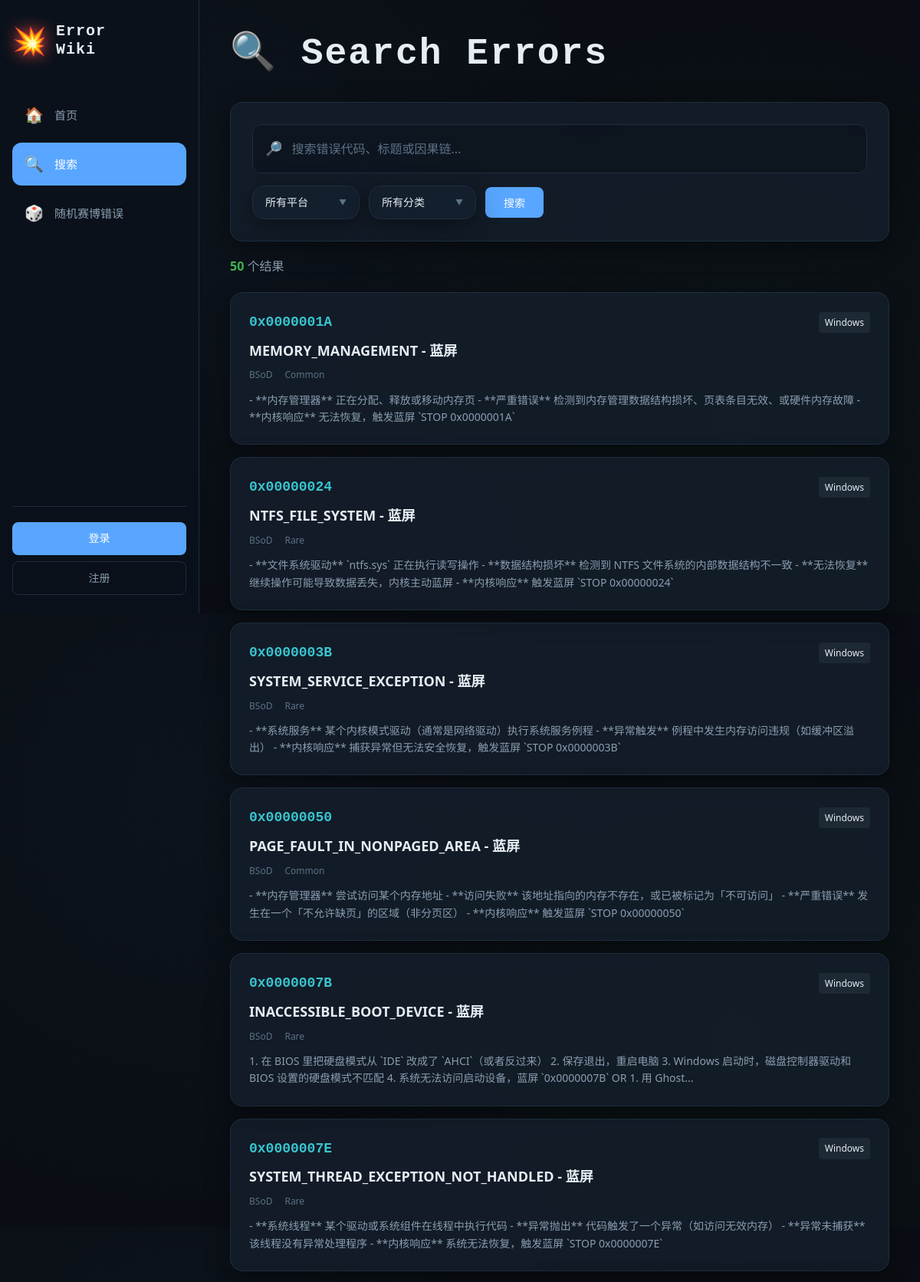
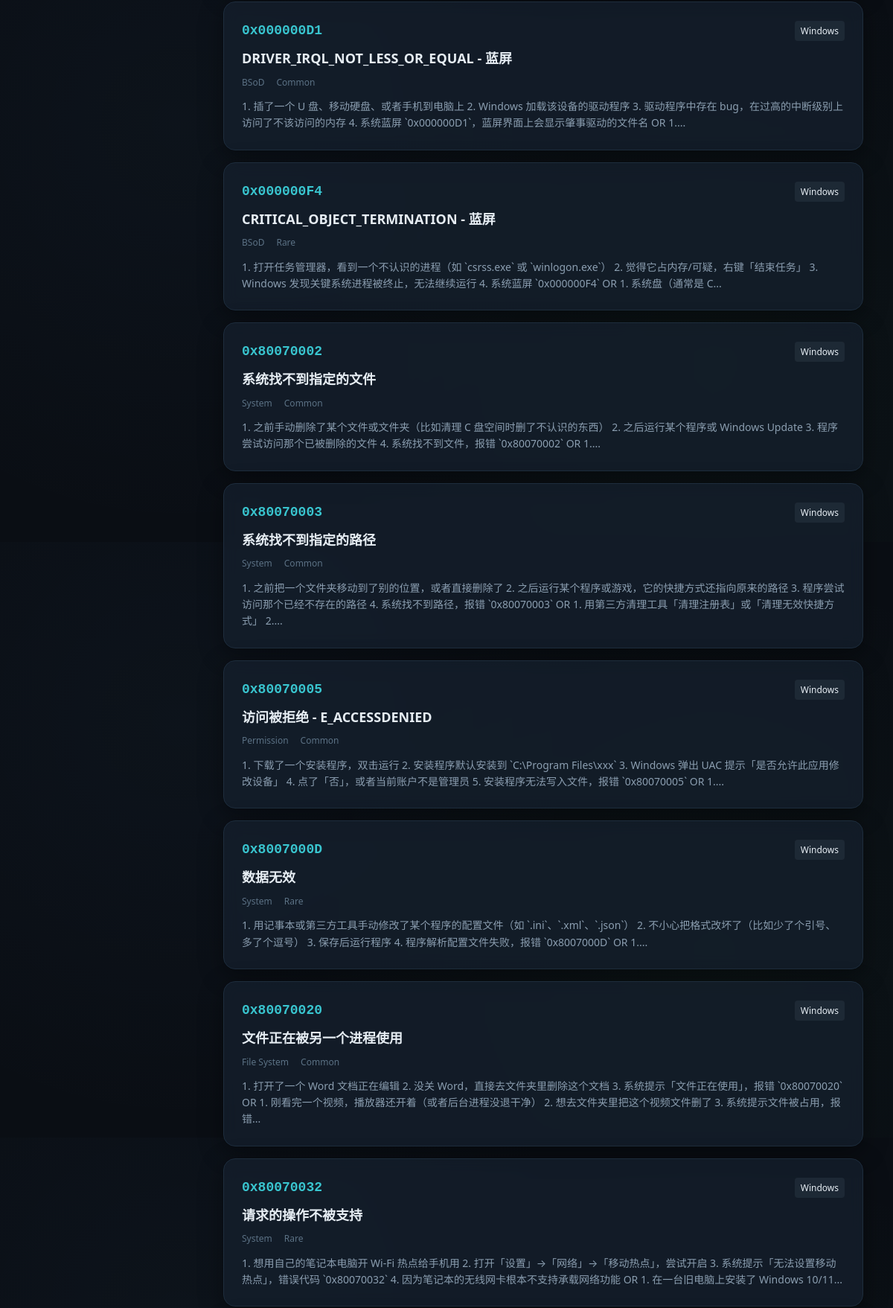
Screenshot of /search (upper part) with the database file from the repository (2 pictures, top to bottom).
### app.py (models this page shows, shortened)
class ErrorEntry(db.Model):
    id = db.Column(db.Integer, primary_key=True)
    error_code = db.Column(db.String(50), nullable=False)
    title = db.Column(db.String(200), nullable=False)
    platform = db.Column(db.String(50))
    category = db.Column(db.String(50))
    cause_chain = db.Column(db.Text)      # 支持 Markdown
    consequences = db.Column(db.Text)     # 支持 Markdown
    solution = db.Column(db.Text)         # 支持 Markdown
    first_seen = db.Column(db.String(50))
    rarity = db.Column(db.String(20))
    fun_fact = db.Column(db.Text)         # 支持 Markdown
    status = db.Column(db.String(20), default=STATUS_DRAFT)
    submitter_id = db.Column(db.Integer, db.ForeignKey('user.id'))
    reviewer_id = db.Column(db.Integer, db.ForeignKey('user.id'))
    review_comment = db.Column(db.Text)
    submitted_at = db.Column(db.DateTime, default=datetime.now(timezone.utc))
    reviewed_at = db.Column(db.DateTime)
    notes = db.Column(db.Text)
    created_at = db.Column(db.DateTime, default=datetime.now(timezone.utc))  # 创建时间
    updated_at = db.Column(db.DateTime, default=datetime.now(timezone.utc), onupdate=datetime.now(timezone.utc))  # 更新时间

### app.py (the view, shortened to what this page needs)
@app.route('/search')
def search_page():
    query = request.args.get('q', '')
    platform_filter = request.args.get('platform', '')
    category_filter = request.args.get('category', '')
    errors_query = ErrorEntry.query.filter_by(status=STATUS_PUBLISHED)
    if platform_filter:
        errors_query = errors_query.filter_by(platform=platform_filter)
    if category_filter:
        errors_query = errors_query.filter_by(category=category_filter)
    errors = errors_query.order_by(ErrorEntry.error_code).all()
    platforms = db.session.query(ErrorEntry.platform).distinct().all()
    categories_query = db.session.query(ErrorEntry.category).distinct()
    if platform_filter:
        categories_query = categories_query.filter_by(platform=platform_filter)
    categories = categories_query.all()
    return render_template('search.html',
                         errors=errors,
                         query=query,
                         platform_filter=platform_filter,
                         category_filter=category_filter,
                         platforms=[p[0] for p in platforms if p[0]],
                         categories=[c[0] for c in categories if c[0]])

### app.py (called while the page is built)
@app.context_processor
def utility_processor():
    return {
        'STATUS_PRIVATE_DRAFT': STATUS_PRIVATE_DRAFT,
        'STATUS_DRAFT': STATUS_DRAFT,
        'STATUS_PUBLISHED': STATUS_PUBLISHED,
        'STATUS_REJECTED': STATUS_REJECTED,
        'ROLE_ADMIN': ROLE_ADMIN,
        'ROLE_MODERATOR': ROLE_MODERATOR,
    }

### templates/search.html (shortened to what this page needs)
{% extends "base.html" %}
{% block content %}
<div class="search-container">
    <div class="search-header">
        <h1 class="page-title">🔍 Search Errors</h1>
    </div>
    <div class="search-box-wrapper glass-card">
        <form method="get" action="/search" class="search-form">
            <div class="search-input-group">
                <span class="search-icon">🔎</span>
                <input type="text"
                       name="q"
                       placeholder="搜索错误代码、标题或因果链..."
                       value="{{ query }}"
                       class="search-input"
                       autofocus>
            </div>
            <div class="filter-row">
                <div class="filter-row">
                    <div class="custom-select" id="platform-select">
                        <div class="select-trigger glass-card">
                            <span class="selected-text">所有平台</span>
                            <span class="select-arrow">▼</span>
                        </div>
                    </div>
                    <div class="custom-select" id="category-select">
                        <div class="select-trigger glass-card">
                            <span class="selected-text">所有分类</span>
                            <span class="select-arrow">▼</span>
                        </div>
                    </div>
                    <button type="submit" class="search-submit">搜索</button>
                </div>
            </div>
        </form>
    </div>
    <div class="search-stats">
        <span class="result-count">{{ errors|length }}</span> 个结果
    </div>
    <div class="search-results">
        {% if errors %}
            {% for error in errors %}
            <a href="/error/{{ error.id }}" class="search-result-item glass-card">
                <div class="result-header">
                    <span class="result-code">{{ error.error_code }}</span>
                    <span class="result-platform" data-platform="{{ error.platform }}">
                        {{ error.platform }}
                    </span>
                </div>
                <h3 class="result-title">{{ error.title }}</h3>
                <div class="result-meta">
                    <span class="result-category">{{ error.category }}</span>
                    <span class="result-rarity" data-rarity="{{ error.rarity }}">{{ error.rarity }}</span>
                </div>
                <p class="result-snippet">
                    {% if query %}
                        {{ error.cause_chain|striptags|truncate(150) }}
                    {% else %}
                        {{ error.cause_chain|striptags|truncate(150) }}
                    {% endif %}
                </p>
            </a>
            {% endfor %}
        {% else %}
            <div class="no-results glass-card">
                <span class="no-results-icon">🔍</span>
                <h3>没有找到匹配的错误</h3>
                <p>试试其他关键词，或者<a href="/">返回首页</a>看看精选内容。</p>
            </div>
        {% endif %}
    </div>
</div>
{% endblock %}

### static/css/style.css (style rules this page uses)
:root { --bg-primary: #0a0e14; --bg-secondary: #131a24; --bg-card: rgba(22, 34, 48, 0.7); --border-dim: #1e2d3d; --border-glow: #2a4a6a; --text-primary: #e6edf3; --text-secondary: #8b9eb0; --text-muted: #5c7285; --accent-blue: #58a6ff; --accent-green: #3fb950; --accent-cyan: #39c5cf; --accent-yellow: #d29922; --accent-red: #f85149; --font-sans: 'Microsoft YaHei', '微软雅黑', 'Segoe UI', -apple-system, BlinkMacSystemFont, sans-serif; --font-mono: 'Consolas', 'Monaco', 'Cascadia Code', 'Courier New', monospace; --card-radius: 16px; --glow-effect: 0 8px 32px rgba(0, 0, 0, 0.4); }
* { margin: 0; padding: 0; box-sizing: border-box; }
body { font-family: var(--font-sans); background: var(--bg-primary); color: var(--text-primary); line-height: 1.6; min-height: 100vh; background-image: radial-gradient(circle at 20% 30%, rgba(88, 166, 255, 0.03) 0%, transparent 50%), radial-gradient(circle at 80% 70%, rgba(63, 185, 80, 0.03) 0%, transparent 50%); }
a { color: var(--accent-blue); text-decoration: none; transition: color 0.2s; }
code, pre, kbd, samp, .error-code-badge, .error-code-main, .result-code, .meta-dl dt, .first-seen, .stat-value, .logo-text, .card-hint, .footer-note, .markdown-body pre, .markdown-body code { font-family: var(--font-mono); }
input, textarea, select, button { font-family: inherit; }
input[type="text"], input[type="password"], input[type="email"], select, button, .form-control { font-family: var(--font-sans); }
.glass-card { background: var(--bg-card); backdrop-filter: blur(10px); border: 1px solid var(--border-dim); border-radius: var(--card-radius); box-shadow: var(--glow-effect); padding: 24px; transition: transform 0.25s cubic-bezier(0.2, 0, 0, 1), border-color 0.25s ease, box-shadow 0.3s ease; }
.page-title { font-size: 48px; font-weight: 700; font-family: var(--font-mono); letter-spacing: 2px; display: flex; flex-direction: column; gap: 8px; }
.search-container { max-width: 900px; margin: 0 auto; }
.search-header { margin-bottom: 24px; }
.search-box-wrapper { padding: 28px; margin-bottom: 20px; overflow: visible; }
.search-input-group { display: flex; align-items: center; gap: 12px; background: rgba(10, 18, 28, 0.6); border: 1px solid var(--border-dim); border-radius: 12px; padding: 4px 16px; margin-bottom: 16px; }
.search-icon { font-size: 18px; color: var(--text-muted); }
.search-input { flex: 1; background: transparent; border: none; padding: 16px 0; font-size: 16px; color: var(--text-primary); outline: none; }
.search-input::placeholder { color: var(--text-muted); }
.filter-row { display: flex; gap: 12px; align-items: center; overflow: visible; }
.search-submit { padding: 10px 24px; background: var(--accent-blue); border: none; border-radius: 8px; color: white; font-size: 14px; font-weight: 500; cursor: pointer; transition: background 0.2s; }
.search-stats { margin-bottom: 20px; color: var(--text-secondary); }
.result-count { font-weight: 700; color: var(--accent-green); }
.search-result-item { display: block; padding: 24px; margin-bottom: 16px; color: inherit; }
.result-header { display: flex; justify-content: space-between; align-items: center; margin-bottom: 8px; }
.result-code { font-family: var(--font-mono); font-size: 18px; font-weight: 600; color: var(--accent-cyan); }
.result-platform { font-size: 12px; padding: 4px 8px; border-radius: 4px; background: rgba(139, 158, 176, 0.1); }
.result-title { font-size: 18px; margin-bottom: 8px; }
.result-meta { display: flex; gap: 16px; margin-bottom: 12px; font-size: 12px; color: var(--text-muted); }
.result-snippet { color: var(--text-secondary); font-size: 14px; line-height: 1.6; }
.custom-select { position: relative; min-width: 140px; }
.select-trigger { padding: 10px 16px; display: flex; align-items: center; justify-content: space-between; gap: 12px; cursor: pointer; user-select: none; transition: border-color 0.2s; }
.selected-text { color: var(--text-primary); font-size: 14px; }
.select-arrow { font-size: 10px; color: var(--text-muted); transition: transform 0.2s; }
.custom-select { position: relative; min-width: 140px; z-index: 10; }
* { scrollbar-width: none; -ms-overflow-style: none; }

### rows the page displays
ErrorEntry: error_code "0x0000001A", platform "Windows", title "MEMORY_MANAGEMENT - 蓝屏", category "BSoD", rarity "Common", cause_chain "- **内存管理器** 正在分配、释放或移动内存页 - **严重错误** 检测到内存管理数据结构损坏、页表条目无效、或硬件内存故障 - **内核响应** 无法恢复，触发蓝屏 `STOP 0x0000001A`"
ErrorEntry: error_code "0x00000024", platform "Windows", title "NTFS_FILE_SYSTEM - 蓝屏", category "BSoD", rarity "Rare", cause_chain "- **文件系统驱动** `ntfs.sys` 正在执行读写操作 - **数据结构损坏** 检测到 NTFS 文件系统的内部数据结构不一致 - **无法恢复** 继续操作可能导致数据丢失，内核主动蓝屏 - **内核响应** 触发蓝屏 `STOP 0x00000024`"
ErrorEntry: error_code "0x0000003B", platform "Windows", title "SYSTEM_SERVICE_EXCEPTION - 蓝屏", category "BSoD", rarity "Rare", cause_chain "- **系统服务** 某个内核模式驱动（通常是网络驱动）执行系统服务例程 - **异常触发** 例程中发生内存访问违规（如缓冲区溢出） - **内核响应** 捕获异常但无法安全恢复，触发蓝屏 `STOP 0x0000003B`"
ErrorEntry: error_code "0x00000050", platform "Windows", title "PAGE_FAULT_IN_NONPAGED_AREA - 蓝屏", category "BSoD", rarity "Common", cause_chain "- **内存管理器** 尝试访问某个内存地址 - **访问失败** 该地址指向的内存不存在，或已被标记为「不可访问」 - **严重错误** 发生在一个「不允许缺页」的区域（非分页区） - **内核响应** 触发蓝屏 `STOP 0x00000050`"
ErrorEntry: error_code "0x0000007B", platform "Windows", title "INACCESSIBLE_BOOT_DEVICE - 蓝屏", category "BSoD", rarity "Rare", cause_chain "1. 在 BIOS 里把硬盘模式从 `IDE` 改成了 `AHCI`（或者反过来） 2. 保存退出，重启电脑 3. Windows 启动时，磁盘控制器驱动和 BIOS 设置的硬盘模式不匹配 4. 系统无法访问启动设备，蓝屏 `0x0000007B` OR 1. 用 Ghost..."
ErrorEntry: error_code "0x0000007E", platform "Windows", title "SYSTEM_THREAD_EXCEPTION_NOT_HANDLED - 蓝屏", category "BSoD", rarity "Rare", cause_chain "- **系统线程** 某个驱动或系统组件在线程中执行代码 - **异常抛出** 代码触发了一个异常（如访问无效内存） - **异常未捕获** 该线程没有异常处理程序 - **内核响应** 系统无法恢复，触发蓝屏 `STOP 0x0000007E`"
ErrorEntry: error_code "0x000000D1", platform "Windows", title "DRIVER_IRQL_NOT_LESS_OR_EQUAL - 蓝屏", category "BSoD", rarity "Common", cause_chain "1. 插了一个 U 盘、移动硬盘、或者手机到电脑上 2. Windows 加载该设备的驱动程序 3. 驱动程序中存在 bug，在过高的中断级别上访问了不该访问的内存 4. 系统蓝屏 `0x000000D1`，蓝屏界面上会显示肇事驱动的文件名 OR 1...."
ErrorEntry: error_code "0x000000F4", platform "Windows", title "CRITICAL_OBJECT_TERMINATION - 蓝屏", category "BSoD", rarity "Rare", cause_chain "1. 打开任务管理器，看到一个不认识的进程（如 `csrss.exe` 或 `winlogon.exe`） 2. 觉得它占内存/可疑，右键「结束任务」 3. Windows 发现关键系统进程被终止，无法继续运行 4. 系统蓝屏 `0x000000F4` OR 1. 系统盘（通常是 C..."
ErrorEntry: error_code "0x80070002", platform "Windows", title "系统找不到指定的文件", category "System", rarity "Common", cause_chain "1. 之前手动删除了某个文件或文件夹（比如清理 C 盘空间时删了不认识的东西） 2. 之后运行某个程序或 Windows Update 3. 程序尝试访问那个已被删除的文件 4. 系统找不到文件，报错 `0x80070002` OR 1...."
ErrorEntry: error_code "0x80070003", platform "Windows", title "系统找不到指定的路径", category "System", rarity "Common", cause_chain "1. 之前把一个文件夹移动到了别的位置，或者直接删除了 2. 之后运行某个程序或游戏，它的快捷方式还指向原来的路径 3. 程序尝试访问那个已经不存在的路径 4. 系统找不到路径，报错 `0x80070003` OR 1. 用第三方清理工具「清理注册表」或「清理无效快捷方式」 2...."
ErrorEntry: error_code "0x80070005", platform "Windows", title "访问被拒绝 - E_ACCESSDENIED", category "Permission", rarity "Common", cause_chain "1. 下载了一个安装程序，双击运行 2. 安装程序默认安装到 `C:\\Program Files\\xxx` 3. Windows 弹出 UAC 提示「是否允许此应用修改设备」 4. 点了「否」，或者当前账户不是管理员 5. 安装程序无法写入文件，报错 `0x80070005` OR 1...."
ErrorEntry: error_code "0x8007000D", platform "Windows", title "数据无效", category "System", rarity "Rare", cause_chain "1. 用记事本或第三方工具手动修改了某个程序的配置文件（如 `.ini`、`.xml`、`.json`） 2. 不小心把格式改坏了（比如少了个引号、多了个逗号） 3. 保存后运行程序 4. 程序解析配置文件失败，报错 `0x8007000D` OR 1...."
ErrorEntry: error_code "0x80070020", platform "Windows", title "文件正在被另一个进程使用", category "File System", rarity "Common", cause_chain "1. 打开了一个 Word 文档正在编辑 2. 没关 Word，直接去文件夹里删除这个文档 3. 系统提示「文件正在使用」，报错 `0x80070020` OR 1. 刚看完一个视频，播放器还开着（或者后台进程没退干净） 2. 想去文件夹里把这个视频文件删了 3. 系统提示文件被占用，报错..."
ErrorEntry: error_code "0x80070032", platform "Windows", title "请求的操作不被支持", category "System", rarity "Rare", cause_chain "1. 想用自己的笔记本电脑开 Wi-Fi 热点给手机用 2. 打开「设置」→「网络」→「移动热点」，尝试开启 3. 系统提示「无法设置移动热点」，错误代码 `0x80070032` 4. 因为笔记本的无线网卡根本不支持承载网络功能 OR 1. 在一台旧电脑上安装了 Windows 10/11..."

### other values shown
{{ errors|length }} "50"
